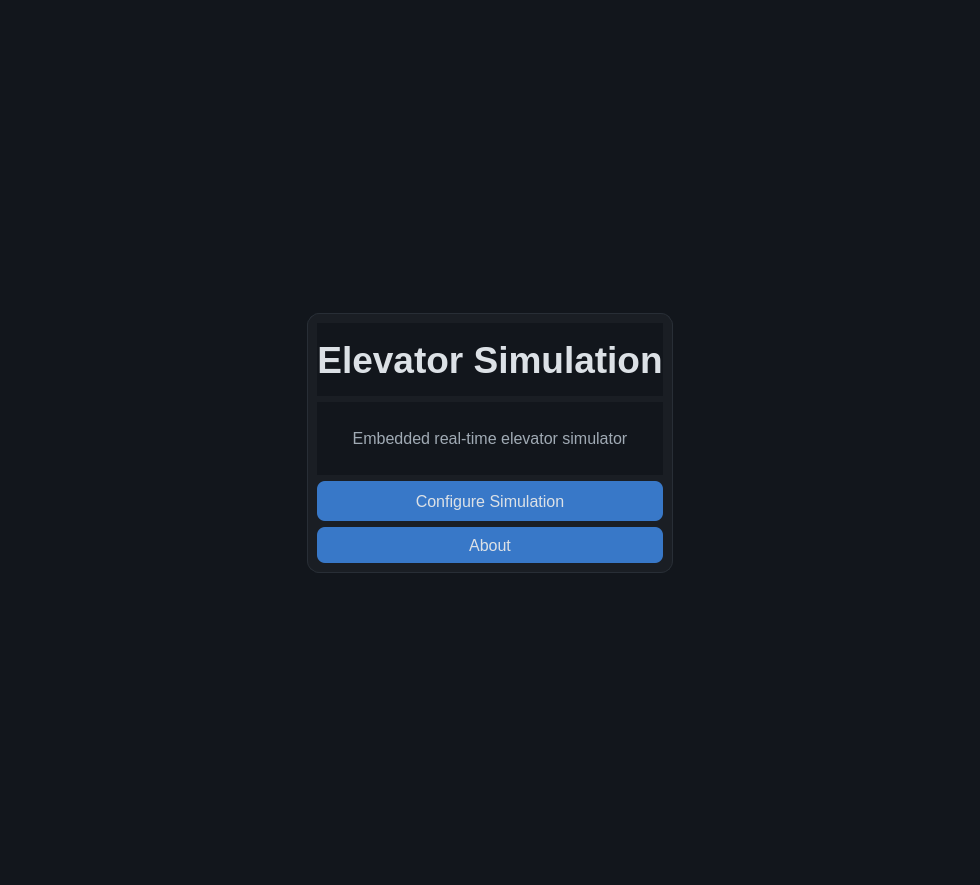
<?xml version="1.0" encoding="UTF-8"?>
<ui version="4.0">
 <class>MainWindow</class>
 <widget class="QWidget" name="MainWindow">
  <property name="windowTitle">
   <string>Elevator Simulation</string>
  </property>
  <property name="minimumSize">
   <size>
    <width>980</width>
    <height>640</height>
   </size>
  </property>
  <property name="styleSheet">
   <string notr="true">
* {
    font-family: "Segoe UI";
    font-size: 12pt;
    color: rgb(220, 225, 230);
}
QWidget {
    background-color: rgb(18, 22, 28);
}
QFrame#card_frame, QFrame#config_card, QFrame#status_card, QFrame#requests_card, QFrame#logs_panel {
    background-color: rgb(26, 30, 36);
    border: 1px solid rgb(40, 46, 54);
    border-radius: 12px;
}
QPushButton {
    background-color: rgb(56, 120, 200);
    border: none;
    border-radius: 8px;
    padding: 8px 16px;
}
QPushButton:hover {
    background-color: rgb(70, 135, 215);
}
QPushButton:pressed {
    background-color: rgb(44, 105, 180);
}
QPushButton[secondary="true"] {
    background-color: rgb(40, 46, 54);
    border: 1px solid rgb(60, 70, 82);
}
QPushButton[secondary="true"]:hover {
    background-color: rgb(52, 60, 70);
}
QLabel#title_label {
    font-size: 28pt;
    font-weight: bold;
}
QLabel#subtitle_label {
    color: rgb(160, 170, 180);
}
QGroupBox {
    border: none;
    font-weight: bold;
}
QGroupBox::title {
    subcontrol-origin: margin;
    left: 6px;
    padding: 0 6px;
}
QSpinBox, QComboBox, QSlider, QPlainTextEdit {
    background-color: rgb(30, 34, 40);
    border: 1px solid rgb(50, 56, 66);
    border-radius: 6px;
    padding: 4px;
}
QToolButton {
    background-color: transparent;
    border: none;
    color: rgb(200, 210, 220);
}
   </string>
  </property>
  <layout class="QVBoxLayout" name="root_layout">
   <item>
    <widget class="QStackedWidget" name="stacked_widget">
     <widget class="QWidget" name="start_page">
      <layout class="QVBoxLayout" name="start_layout">
       <item>
        <spacer name="start_top_spacer">
         <property name="orientation">
          <enum>Qt::Vertical</enum>
         </property>
         <property name="sizeHint">
          <size>
           <width>20</width>
           <height>40</height>
          </size>
         </property>
        </spacer>
       </item>
       <item>
        <layout class="QHBoxLayout" name="start_center_layout">
         <item>
          <spacer name="start_left_spacer">
           <property name="orientation">
            <enum>Qt::Horizontal</enum>
           </property>
           <property name="sizeHint">
            <size>
             <width>40</width>
             <height>20</height>
            </size>
           </property>
          </spacer>
         </item>
         <item>
          <widget class="QFrame" name="card_frame">
           <property name="minimumSize">
            <size>
             <width>360</width>
             <height>260</height>
            </size>
           </property>
           <layout class="QVBoxLayout" name="card_layout">
            <item>
             <widget class="QLabel" name="title_label">
              <property name="text">
               <string>Elevator Simulation</string>
              </property>
              <property name="alignment">
               <set>Qt::AlignCenter</set>
              </property>
             </widget>
            </item>
            <item>
             <widget class="QLabel" name="subtitle_label">
              <property name="text">
               <string>Embedded real-time elevator simulator</string>
              </property>
              <property name="alignment">
               <set>Qt::AlignCenter</set>
              </property>
             </widget>
            </item>
            <item>
             <layout class="QVBoxLayout" name="start_buttons_layout">
              <item>
               <widget class="QPushButton" name="start_button">
                <property name="text">
                 <string>Configure Simulation</string>
                </property>
                <property name="minimumSize">
                 <size>
                  <width>200</width>
                  <height>40</height>
                 </size>
                </property>
               </widget>
              </item>
              <item>
               <widget class="QPushButton" name="about_button">
                <property name="text">
                 <string>About</string>
                </property>
                <property name="minimumSize">
                 <size>
                  <width>200</width>
                  <height>36</height>
                 </size>
                </property>
                <property name="secondary">
                 <bool>true</bool>
                </property>
               </widget>
              </item>
             </layout>
            </item>
           </layout>
          </widget>
         </item>
         <item>
          <spacer name="start_right_spacer">
           <property name="orientation">
            <enum>Qt::Horizontal</enum>
           </property>
           <property name="sizeHint">
            <size>
             <width>40</width>
             <height>20</height>
            </size>
           </property>
          </spacer>
         </item>
        </layout>
       </item>
       <item>
        <spacer name="start_bottom_spacer">
         <property name="orientation">
          <enum>Qt::Vertical</enum>
         </property>
         <property name="sizeHint">
          <size>
           <width>20</width>
           <height>40</height>
          </size>
         </property>
        </spacer>
       </item>
      </layout>
     </widget>
     <widget class="QWidget" name="config_page">
      <layout class="QVBoxLayout" name="config_layout">
       <item>
        <spacer name="config_top_spacer">
         <property name="orientation">
          <enum>Qt::Vertical</enum>
         </property>
         <property name="sizeHint">
          <size>
           <width>20</width>
           <height>30</height>
          </size>
         </property>
        </spacer>
       </item>
       <item>
        <layout class="QHBoxLayout" name="config_center_layout">
         <item>
          <spacer name="config_left_spacer">
           <property name="orientation">
            <enum>Qt::Horizontal</enum>
           </property>
           <property name="sizeHint">
            <size>
             <width>40</width>
             <height>20</height>
            </size>
           </property>
          </spacer>
         </item>
         <item>
          <widget class="QFrame" name="config_card">
           <property name="minimumSize">
            <size>
             <width>420</width>
             <height>260</height>
            </size>
           </property>
           <layout class="QVBoxLayout" name="config_card_layout">
            <item>
             <widget class="QLabel" name="config_title">
              <property name="text">
               <string>Configure Simulation</string>
              </property>
              <property name="alignment">
               <set>Qt::AlignCenter</set>
              </property>
             </widget>
            </item>
            <item>
             <layout class="QFormLayout" name="config_form_layout">
              <item row="0" column="0">
               <widget class="QLabel" name="floor_count_label">
                <property name="text">
                 <string>How many floors?</string>
                </property>
               </widget>
              </item>
              <item row="0" column="1">
               <widget class="QSpinBox" name="floor_count_spin">
                <property name="minimum">
                 <number>2</number>
                </property>
                <property name="maximum">
                 <number>50</number>
                </property>
                <property name="value">
                 <number>6</number>
                </property>
               </widget>
              </item>
              <item row="1" column="0">
               <widget class="QLabel" name="mode_label">
                <property name="text">
                 <string>Mode</string>
                </property>
               </widget>
              </item>
              <item row="1" column="1">
               <widget class="QComboBox" name="mode_combo">
                <item>
                 <property name="text">
                  <string>Simple</string>
                 </property>
                </item>
                <item>
                 <property name="text">
                  <string>FIFO</string>
                 </property>
                </item>
                <item>
                 <property name="text">
                  <string>SCAN</string>
                 </property>
                </item>
               </widget>
              </item>
              <item row="2" column="0">
               <widget class="QLabel" name="speed_label">
                <property name="text">
                 <string>Speed</string>
                </property>
               </widget>
              </item>
              <item row="2" column="1">
               <widget class="QSlider" name="speed_slider">
                <property name="orientation">
                 <enum>Qt::Horizontal</enum>
                </property>
                <property name="minimum">
                 <number>1</number>
                </property>
                <property name="maximum">
                 <number>10</number>
                </property>
                <property name="value">
                 <number>5</number>
                </property>
               </widget>
              </item>
             </layout>
            </item>
            <item>
             <layout class="QHBoxLayout" name="config_buttons_layout">
              <item>
               <spacer name="config_button_spacer">
                <property name="orientation">
                 <enum>Qt::Horizontal</enum>
                </property>
                <property name="sizeHint">
                 <size>
                  <width>40</width>
                  <height>20</height>
                 </size>
                </property>
               </spacer>
              </item>
              <item>
               <widget class="QPushButton" name="back_button">
                <property name="text">
                 <string>Back</string>
                </property>
                <property name="secondary">
                 <bool>true</bool>
                </property>
               </widget>
              </item>
              <item>
               <widget class="QPushButton" name="simulate_button">
                <property name="text">
                 <string>Start Simulation</string>
                </property>
               </widget>
              </item>
             </layout>
            </item>
           </layout>
          </widget>
         </item>
         <item>
          <spacer name="config_right_spacer">
           <property name="orientation">
            <enum>Qt::Horizontal</enum>
           </property>
           <property name="sizeHint">
            <size>
             <width>40</width>
             <height>20</height>
            </size>
           </property>
          </spacer>
         </item>
        </layout>
       </item>
       <item>
        <spacer name="config_bottom_spacer">
         <property name="orientation">
          <enum>Qt::Vertical</enum>
         </property>
         <property name="sizeHint">
          <size>
           <width>20</width>
           <height>30</height>
          </size>
         </property>
        </spacer>
       </item>
      </layout>
     </widget>
     <widget class="QWidget" name="sim_page">
      <layout class="QVBoxLayout" name="sim_page_layout">
       <item>
        <layout class="QHBoxLayout" name="sim_root_layout">
         <item>
          <widget class="QFrame" name="simulation_frame">
           <property name="frameShape">
            <enum>QFrame::StyledPanel</enum>
           </property>
           <layout class="QVBoxLayout" name="simulation_layout">
            <item>
             <widget class="QLabel" name="simulation_label">
              <property name="minimumSize">
               <size>
                <width>520</width>
                <height>520</height>
               </size>
              </property>
              <property name="styleSheet">
               <string notr="true">background-color: rgb(12, 16, 22); border: 1px solid rgb(40, 46, 54); border-radius: 10px;</string>
              </property>
              <property name="text">
               <string/>
              </property>
              <property name="alignment">
               <set>Qt::AlignCenter</set>
              </property>
             </widget>
            </item>
           </layout>
          </widget>
         </item>
         <item>
          <widget class="QWidget" name="controls_panel">
           <layout class="QVBoxLayout" name="controls_layout">
            <item>
             <widget class="QFrame" name="status_card">
              <layout class="QFormLayout" name="status_layout">
               <item row="0" column="0">
                <widget class="QLabel" name="current_floor_label">
                 <property name="text">
                  <string>Current Floor</string>
                 </property>
                </widget>
               </item>
               <item row="0" column="1">
                <widget class="QLabel" name="current_floor_value">
                 <property name="text">
                  <string>-</string>
                 </property>
                </widget>
               </item>
               <item row="1" column="0">
                <widget class="QLabel" name="direction_label">
                 <property name="text">
                  <string>Direction</string>
                 </property>
                </widget>
               </item>
               <item row="1" column="1">
                <widget class="QLabel" name="direction_value">
                 <property name="text">
                  <string>-</string>
                 </property>
                </widget>
               </item>
               <item row="2" column="0">
                <widget class="QLabel" name="door_label">
                 <property name="text">
                  <string>Door State</string>
                 </property>
                </widget>
               </item>
               <item row="2" column="1">
                <widget class="QLabel" name="door_value">
                 <property name="text">
                  <string>-</string>
                 </property>
                </widget>
               </item>
               <item row="3" column="0">
                <widget class="QLabel" name="mode_value_label">
                 <property name="text">
                  <string>Mode</string>
                 </property>
                </widget>
               </item>
               <item row="3" column="1">
                <widget class="QLabel" name="mode_value">
                 <property name="text">
                  <string>-</string>
                 </property>
                </widget>
               </item>
               <item row="4" column="0">
                <widget class="QLabel" name="next_stops_label">
                 <property name="text">
                  <string>Next Stops</string>
                 </property>
                </widget>
               </item>
               <item row="4" column="1">
                <widget class="QLabel" name="next_stops_value">
                 <property name="text">
                  <string>-</string>
                 </property>
                </widget>
               </item>
              </layout>
             </widget>
            </item>
            <item>
             <widget class="QFrame" name="requests_card">
              <layout class="QVBoxLayout" name="requests_card_layout">
               <item>
                <widget class="QLabel" name="requests_title">
                 <property name="text">
                  <string>Requests &amp; Controls</string>
                 </property>
                </widget>
               </item>
               <item>
                <widget class="QScrollArea" name="floor_scroll">
                 <property name="widgetResizable">
                  <bool>true</bool>
                 </property>
                 <widget class="QWidget" name="floor_button_container">
                  <property name="geometry">
                   <rect>
                    <x>0</x>
                    <y>0</y>
                    <width>240</width>
                    <height>200</height>
                   </rect>
                  </property>
                 </widget>
                </widget>
               </item>
               <item>
                <layout class="QGridLayout" name="controls_grid">
                 <item row="0" column="0">
                  <widget class="QPushButton" name="start_pause_button">
                   <property name="text">
                    <string>Start</string>
                   </property>
                  </widget>
                 </item>
                 <item row="0" column="1">
                  <widget class="QPushButton" name="reset_button">
                   <property name="text">
                    <string>Reset</string>
                   </property>
                  </widget>
                 </item>
                 <item row="1" column="0">
                  <widget class="QPushButton" name="open_door_button">
                   <property name="text">
                    <string>Open Door</string>
                   </property>
                  </widget>
                 </item>
                 <item row="1" column="1">
                  <widget class="QPushButton" name="close_door_button">
                   <property name="text">
                    <string>Close Door</string>
                   </property>
                  </widget>
                 </item>
                 <item row="2" column="0" colspan="2">
                  <widget class="QPushButton" name="emergency_button">
                   <property name="text">
                    <string>Emergency Stop</string>
                   </property>
                  </widget>
                 </item>
                </layout>
               </item>
              </layout>
             </widget>
            </item>
            <item>
             <widget class="QPushButton" name="back_to_config_button">
              <property name="text">
               <string>Back to Configure</string>
              </property>
              <property name="secondary">
               <bool>true</bool>
              </property>
             </widget>
            </item>
            <item>
             <spacer name="right_spacer">
              <property name="orientation">
               <enum>Qt::Vertical</enum>
              </property>
              <property name="sizeHint">
               <size>
                <width>20</width>
                <height>20</height>
               </size>
              </property>
             </spacer>
            </item>
           </layout>
          </widget>
         </item>
        </layout>
       </item>
       <item>
        <widget class="QFrame" name="logs_panel">
         <layout class="QVBoxLayout" name="logs_panel_layout">
          <item>
           <widget class="QToolButton" name="logs_toggle_button">
            <property name="text">
             <string>Logs ?</string>
            </property>
            <property name="checkable">
             <bool>true</bool>
            </property>
           </widget>
          </item>
          <item>
           <widget class="QWidget" name="logs_content">
            <layout class="QVBoxLayout" name="logs_content_layout">
             <item>
              <widget class="QPlainTextEdit" name="log_output">
               <property name="minimumSize">
                <size>
                 <width>320</width>
                 <height>140</height>
                </size>
               </property>
              </widget>
             </item>
             <item>
              <layout class="QHBoxLayout" name="log_controls_layout">
               <item>
                <spacer name="log_controls_spacer">
                 <property name="orientation">
                  <enum>Qt::Horizontal</enum>
                 </property>
                 <property name="sizeHint">
                  <size>
                   <width>40</width>
                   <height>20</height>
                  </size>
                 </property>
                </spacer>
               </item>
               <item>
                <widget class="QPushButton" name="copy_log_button">
                 <property name="text">
                  <string>Copy</string>
                 </property>
                 <property name="secondary">
                  <bool>true</bool>
                 </property>
                </widget>
               </item>
               <item>
                <widget class="QPushButton" name="export_log_button">
                 <property name="text">
                  <string>Export</string>
                 </property>
                 <property name="secondary">
                  <bool>true</bool>
                 </property>
                </widget>
               </item>
               <item>
                <widget class="QPushButton" name="clear_log_button">
                 <property name="text">
                  <string>Clear</string>
                 </property>
                 <property name="secondary">
                  <bool>true</bool>
                 </property>
                </widget>
               </item>
              </layout>
             </item>
            </layout>
           </widget>
          </item>
         </layout>
        </widget>
       </item>
      </layout>
     </widget>
    </widget>
   </item>
  </layout>
 </widget>
 <resources/>
 <connections/>
</ui>
